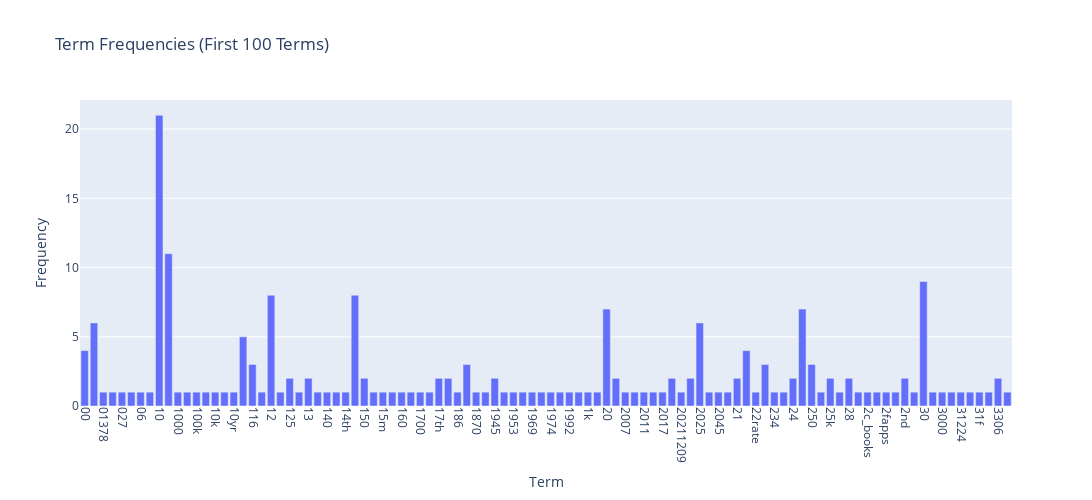

Notebook source saved alongside this figure:
### Code cell
# Answer here
import plotly.express as px

# Create an interactive bar plot for the first 100 terms
terms = count_vect.get_feature_names_out()[:100]
freqs = term_frequencies[:100]

fig = px.bar(x=terms, y=freqs, labels={'x': 'Term', 'y': 'Frequency'}, title='Term Frequencies (First 100 Terms)')
fig.update_layout(xaxis_tickangle=90, width=1200, height=500)
fig.show()

### Figure 1 — Plotly figure (JSON) as saved in the notebook; plotly's stock layout.template omitted (floating-point values rounded to 4 significant figures)
{"data": [{"hovertemplate": "Term=%{x}<br>Frequency=%{y}<extra></extra>", "legendgroup": "", "marker": {"color": "#636efa", "pattern": {"shape": ""}}, "name": "", "orientation": "v", "showlegend": false, "textposition": "auto", "type": "bar", "x": ["00", "000", "01378", "02", "027", "03", "06", "08", "10", "100", "1000", "10000", "100k", "100x", "10k", "10ks", "10yr", "11", "116", "118", "12", "1242", "125", "12855584", "13", "14", "140", "145", "14th", "15", "150", "153", "15m", "16", "160", "17", "1700", "1728", "17th", "18", "186", "18630", "1870", "1934", "1945", "1947", "1953", "1961", "1969", "1973", "1974", "1981", "1992", "1999", "1k", "1m", "20", "200", "2007", "200k", "2011", "2012", "2017", "2021", "20211209", "2024", "2025", "2028", "2045", "208", "21", "22", "22rate", "23", "234", "235", "24", "25", "250", "25bps", "25k", "27", "28", "296895", "2c_books", "2c_wiki_recommendations", "2fapps", "2k", "2nd", "2s", "30", "300", "3000", "31", "31224", "31225", "31f", "33", "3306", "34"], "xaxis": "x", "y": [4, 6, 1, 1, 1, 1, 1, 1, 21, 11, 1, 1, 1, 1, 1, 1, 1, 5, 3, 1, 8, 1, 2, 1, 2, 1, 1, 1, 1, 8, 2, 1, 1, 1, 1, 1, 1, 1, 2, 2, 1, 3, 1, 1, 2, 1, 1, 1, 1, 1, 1, 1, 1, 1, 1, 1, 7, 2, 1, 1, 1, 1, 1, 2, 1, 2, 6, 1, 1, 1, 2, 4, 1, 3, 1, 1, 2, 7, 3, 1, 2, 1, 2, 1, 1, 1, 1, 1, 2, 1, 9, 1, 1, 1, 1, 1, 1, 1, 2, 1], "yaxis": "y"}], "layout": {"barmode": "relative", "height": 500, "legend": {"tracegroupgap": 0}, "title": {"text": "Term Frequencies (First 100 Terms)"}, "width": 1200, "xaxis": {"anchor": "y", "domain": [0, 1], "tickangle": 90, "title": {"text": "Term"}}, "yaxis": {"anchor": "x", "domain": [0, 1], "title": {"text": "Frequency"}}}}
